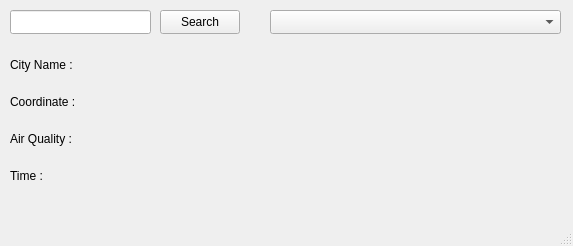
<?xml version="1.0" encoding="UTF-8"?>
<ui version="4.0">
 <class>MainWindow</class>
 <widget class="QMainWindow" name="MainWindow">
  <property name="geometry">
   <rect>
    <x>0</x>
    <y>0</y>
    <width>573</width>
    <height>246</height>
   </rect>
  </property>
  <property name="windowTitle">
   <string>MainWindow</string>
  </property>
  <widget class="QWidget" name="centralwidget">
   <widget class="QComboBox" name="comboBox">
    <property name="geometry">
     <rect>
      <x>580</x>
      <y>10</y>
      <width>141</width>
      <height>24</height>
     </rect>
    </property>
    <item>
     <property name="text">
      <string>Clermont-Ferrand</string>
     </property>
    </item>
    <item>
     <property name="text">
      <string>Pekin</string>
     </property>
    </item>
    <item>
     <property name="text">
      <string>Beijing</string>
     </property>
    </item>
    <item>
     <property name="text">
      <string>Paris</string>
     </property>
    </item>
    <item>
     <property name="text">
      <string>Shanghai</string>
     </property>
    </item>
   </widget>
   <widget class="QWidget" name="verticalLayoutWidget">
    <property name="geometry">
     <rect>
      <x>10</x>
      <y>50</y>
      <width>551</width>
      <height>141</height>
     </rect>
    </property>
    <layout class="QVBoxLayout" name="verticalLayout">
     <item>
      <layout class="QHBoxLayout" name="horizontalLayout_2">
       <item>
        <widget class="QLabel" name="cityNameDisplay">
         <property name="text">
          <string>City Name :</string>
         </property>
         <property name="alignment">
          <set>Qt::AlignLeading|Qt::AlignLeft|Qt::AlignVCenter</set>
         </property>
        </widget>
       </item>
       <item>
        <widget class="QLabel" name="cityName">
         <property name="text">
          <string/>
         </property>
         <property name="alignment">
          <set>Qt::AlignLeading|Qt::AlignLeft|Qt::AlignVCenter</set>
         </property>
        </widget>
       </item>
       <item>
        <spacer name="horizontalSpacer">
         <property name="orientation">
          <enum>Qt::Horizontal</enum>
         </property>
         <property name="sizeHint" stdset="0">
          <size>
           <width>40</width>
           <height>20</height>
          </size>
         </property>
        </spacer>
       </item>
      </layout>
     </item>
     <item>
      <layout class="QHBoxLayout" name="horizontalLayout_3">
       <item>
        <widget class="QLabel" name="cityCoordinateDisplay">
         <property name="text">
          <string>Coordinate :</string>
         </property>
        </widget>
       </item>
       <item>
        <widget class="QLabel" name="cityCoordinate">
         <property name="text">
          <string/>
         </property>
         <property name="alignment">
          <set>Qt::AlignLeading|Qt::AlignLeft|Qt::AlignVCenter</set>
         </property>
        </widget>
       </item>
       <item>
        <spacer name="horizontalSpacer_2">
         <property name="orientation">
          <enum>Qt::Horizontal</enum>
         </property>
         <property name="sizeHint" stdset="0">
          <size>
           <width>40</width>
           <height>20</height>
          </size>
         </property>
        </spacer>
       </item>
      </layout>
     </item>
     <item>
      <layout class="QHBoxLayout" name="horizontalLayout">
       <item>
        <widget class="QLabel" name="airQualityDisplay">
         <property name="text">
          <string>Air Quality :</string>
         </property>
         <property name="alignment">
          <set>Qt::AlignLeading|Qt::AlignLeft|Qt::AlignVCenter</set>
         </property>
        </widget>
       </item>
       <item>
        <widget class="QLabel" name="airQualityConverted">
         <property name="text">
          <string/>
         </property>
         <property name="alignment">
          <set>Qt::AlignCenter</set>
         </property>
        </widget>
       </item>
       <item>
        <spacer name="horizontalSpacer_5">
         <property name="orientation">
          <enum>Qt::Horizontal</enum>
         </property>
         <property name="sizeType">
          <enum>QSizePolicy::Fixed</enum>
         </property>
         <property name="sizeHint" stdset="0">
          <size>
           <width>40</width>
           <height>20</height>
          </size>
         </property>
        </spacer>
       </item>
       <item>
        <widget class="QWidget" name="airQualityWidget" native="true">
         <property name="minimumSize">
          <size>
           <width>100</width>
           <height>0</height>
          </size>
         </property>
         <property name="maximumSize">
          <size>
           <width>100</width>
           <height>16777215</height>
          </size>
         </property>
         <layout class="QVBoxLayout" name="verticalLayout_2">
          <item>
           <widget class="QLabel" name="airQuality">
            <property name="text">
             <string/>
            </property>
            <property name="alignment">
             <set>Qt::AlignCenter</set>
            </property>
           </widget>
          </item>
         </layout>
        </widget>
       </item>
       <item>
        <spacer name="horizontalSpacer_4">
         <property name="orientation">
          <enum>Qt::Horizontal</enum>
         </property>
         <property name="sizeHint" stdset="0">
          <size>
           <width>40</width>
           <height>20</height>
          </size>
         </property>
        </spacer>
       </item>
      </layout>
     </item>
     <item>
      <layout class="QHBoxLayout" name="horizontalLayout_4">
       <item>
        <widget class="QLabel" name="timeDisplay">
         <property name="text">
          <string>Time :</string>
         </property>
        </widget>
       </item>
       <item>
        <widget class="QLabel" name="time">
         <property name="text">
          <string/>
         </property>
         <property name="alignment">
          <set>Qt::AlignLeading|Qt::AlignLeft|Qt::AlignVCenter</set>
         </property>
        </widget>
       </item>
       <item>
        <spacer name="horizontalSpacer_3">
         <property name="orientation">
          <enum>Qt::Horizontal</enum>
         </property>
         <property name="sizeHint" stdset="0">
          <size>
           <width>40</width>
           <height>20</height>
          </size>
         </property>
        </spacer>
       </item>
      </layout>
     </item>
    </layout>
   </widget>
   <widget class="QLineEdit" name="searchBar">
    <property name="geometry">
     <rect>
      <x>10</x>
      <y>10</y>
      <width>141</width>
      <height>24</height>
     </rect>
    </property>
   </widget>
   <widget class="QPushButton" name="btnSearch">
    <property name="geometry">
     <rect>
      <x>160</x>
      <y>10</y>
      <width>80</width>
      <height>24</height>
     </rect>
    </property>
    <property name="text">
     <string>Search</string>
    </property>
   </widget>
   <widget class="QComboBox" name="comboBoxSearch">
    <property name="geometry">
     <rect>
      <x>270</x>
      <y>10</y>
      <width>291</width>
      <height>24</height>
     </rect>
    </property>
   </widget>
  </widget>
  <widget class="QMenuBar" name="menubar">
   <property name="geometry">
    <rect>
     <x>0</x>
     <y>0</y>
     <width>573</width>
     <height>21</height>
    </rect>
   </property>
  </widget>
  <widget class="QStatusBar" name="statusbar"/>
 </widget>
 <resources/>
 <connections>
  <connection>
   <sender>searchBar</sender>
   <signal>returnPressed()</signal>
   <receiver>MainWindow</receiver>
   <slot>search()</slot>
   <hints>
    <hint type="sourcelabel">
     <x>80</x>
     <y>42</y>
    </hint>
    <hint type="destinationlabel">
     <x>410</x>
     <y>122</y>
    </hint>
   </hints>
  </connection>
  <connection>
   <sender>btnSearch</sender>
   <signal>clicked()</signal>
   <receiver>MainWindow</receiver>
   <slot>search()</slot>
   <hints>
    <hint type="sourcelabel">
     <x>199</x>
     <y>42</y>
    </hint>
    <hint type="destinationlabel">
     <x>410</x>
     <y>122</y>
    </hint>
   </hints>
  </connection>
  <connection>
   <sender>comboBox</sender>
   <signal>currentIndexChanged(int)</signal>
   <receiver>MainWindow</receiver>
   <slot>citySelectedChanged()</slot>
   <hints>
    <hint type="sourcelabel">
     <x>80</x>
     <y>72</y>
    </hint>
    <hint type="destinationlabel">
     <x>240</x>
     <y>150</y>
    </hint>
   </hints>
  </connection>
  <connection>
   <sender>comboBoxSearch</sender>
   <signal>currentIndexChanged(int)</signal>
   <receiver>MainWindow</receiver>
   <slot>comboBoxSearchIndexChanged(int)</slot>
   <hints>
    <hint type="sourcelabel">
     <x>415</x>
     <y>42</y>
    </hint>
    <hint type="destinationlabel">
     <x>286</x>
     <y>122</y>
    </hint>
   </hints>
  </connection>
 </connections>
 <slots>
  <slot>citySelectedChanged()</slot>
  <slot>search()</slot>
  <slot>comboBoxSearchIndexChanged(int)</slot>
 </slots>
</ui>
